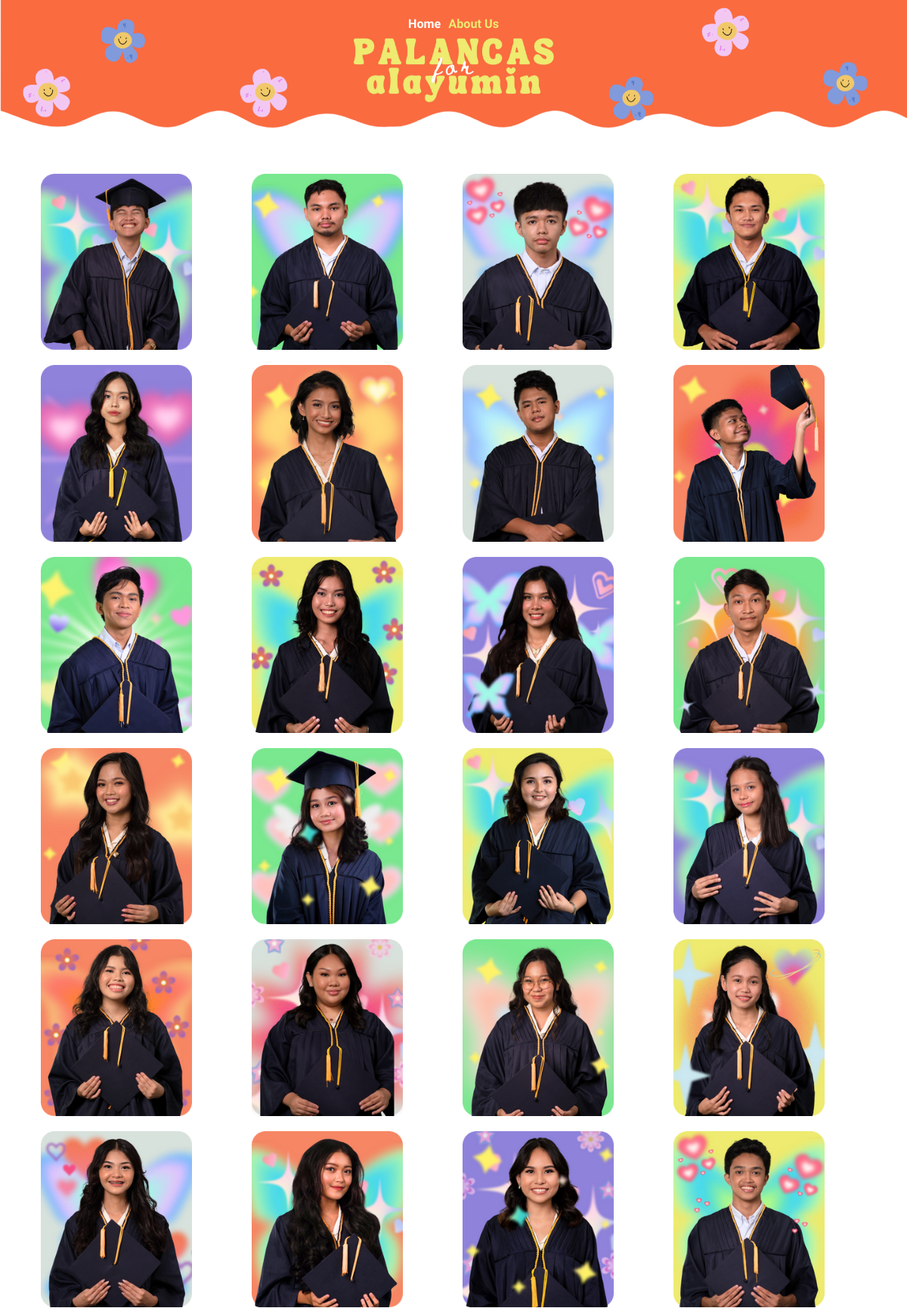
The page / (upper part) on the database its author committed.
### tables this page shows
CREATE TABLE `students` (
  `id` int(11) NOT NULL,
  `name` varchar(128) NOT NULL,
  `section` varchar(128) DEFAULT NULL,
  `unique_id` varchar(255) DEFAULT NULL
);

### index.php (the view, shortened to what this page needs)
<!DOCTYPE html>
<html>
<head>
    <link rel="stylesheet" href="styles.css">
    <link href="https://cdn.jsdelivr.net/npm/bootstrap@5.2.3/dist/css/bootstrap.min.css" rel="stylesheet">
</head>
<body>
    <img class="header_img" src="design/headerimg.png">
    <div class="nav">
        <a href="index.php" class="nav1">Home</a>
        <a href="about_us.php" class="nav2">About Us</a>
    </div>
    <div class="container">
        <div class="left-column">
            <?php
            require_once 'db_connection.php';
            $studentsQuery = "SELECT * FROM students";
            $studentsResult = $conn->query($studentsQuery);
            ?>
            <div class="container-fluid">
                <div class="row">
                    <?php
                    while ($row = $studentsResult->fetch_assoc()) {
                        $studentId = $row['id'];
                        $studentName = $row['name'];
                        $studentImage = 'images/' . $studentId . '.png';
                        ?>
                        <div class="col">
                            <a href="send_message.php?studentId=<?php echo $studentId; ?>&recipient=<?php echo urlencode($studentName); ?>">
                                <div class="grid-item">
                                    <img src="<?php echo $studentImage; ?>" alt="Student Picture" class="grid-item-img" height="280px">
                                </div>
                            </a>
                        </div>
                    <?php } ?>
                </div>
            </div>
        </div>
    </div>
</body>
</html>

### styles.css (style rules this page uses)
body { display: flex; flex-direction: column; align-items: center; justify-content: center; height: 100vh; margin-bottom: 2000; padding: 0; }
* { font-family: 'Varela Round', sans-serif; }
.container { display: flex; flex-direction: column; align-items: center; height: 100%; padding-top: 15vh; padding-bottom: 10vh; }
.container-fluid { display: flex; flex-direction: column; align-items: center; height: 100%; }
.col { display:grid; align-items: center; text-align: center; }
.grid-item { display: flex; flex-direction: column; align-items: center; text-align: center; width: 200px; margin-top: 20px; margin-bottom: 0; }
.grid-item img { display: inline; width: 100%; height: auto; border-radius: 10px; object-fit: cover; align-items: center; }
.header_img { max-width:100%; height:auto; }

### index.php (style rules this page uses)
* { font-family: 'Varela Round', sans-serif; }
.container { margin-top: 15vw; }
.grid-item { display: flex; flex-direction: column; align-items: center; text-align: center; width: 200px; margin-top: 20px; margin-bottom: 0; }
.grid-item img { width: 100%; height: auto; border-radius: 10px; object-fit: cover; }
.nav { position: fixed; top: 20px; left: 50%; transform: translateX(-50%); z-index: 9999; font-size: 1.35vw; display: flex; justify-content: center; align-items: center; }
.nav a { text-decoration: none; padding-left: 5px; padding-right: 5px; }
.nav1 { font-weight: bold; color: white; }
.nav2 { font-weight: bold; color: #EEEB70; }
.header_img { display: flex; width: 100vw; background-size: auto; background-repeat: no-repeat; background-position: top; text-align: center; margin-top: 0vw; top: 0; position: fixed; }
.header_img { max-width: 100%; height: auto; }

### rows shown on the page
students: shows a picture
students: shows a picture
students: shows a picture
students: shows a picture
students: shows a picture
students: shows a picture
students: shows a picture
students: shows a picture
students: shows a picture
students: shows a picture
students: shows a picture
students: shows a picture
students: shows a picture
students: shows a picture
students: shows a picture
students: shows a picture
students: shows a picture
students: shows a picture
students: shows a picture
students: shows a picture
students: shows a picture
students: shows a picture
students: shows a picture
students: shows a picture
